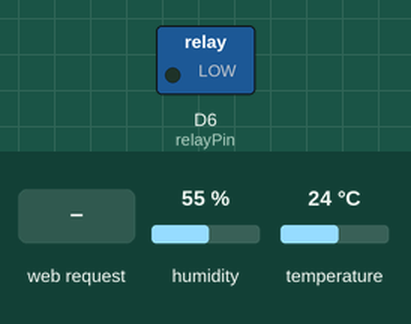
This sketch was run on a simulated ESP8266 (NodeMCU). On the bench: switched loads named in the sketch (green lamp = pin HIGH). Inputs (shaded band) come from the test bench; at power-on: humidity 55 %, temperature 24 °C. WiFi joins after 1.5 s; servers stay silent unless stated; storage starts empty; what the sketch prints to the serial monitor is not drawn.

Above: at 3.2 s.
3.3 s: HTTP request GET /on received
At 3.8 s:
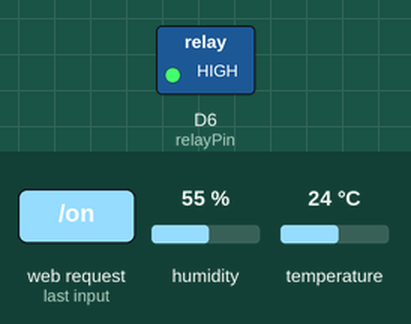
4.8 s: HTTP request GET /off received
At 5.8 s:
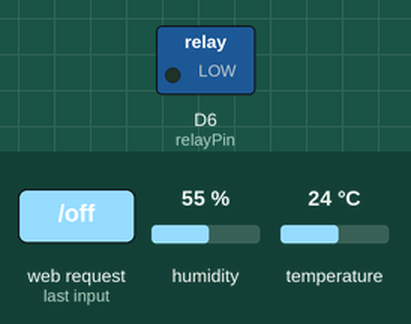
Timing chart, 0 to 7.8 s (numbered marks = the images above; inputs shaded):
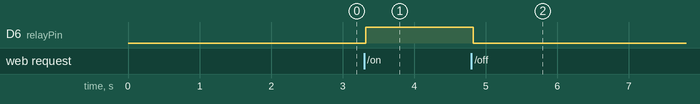

The sketch:

esp12e.ino
```cpp
#include "ESP8266WiFi.h"
#include "ESPAsyncTCP.h"
#include "ESPAsyncWebServer.h"
#include <Wire.h>
#include "SparkFunHTU21D.h"
#include <FS.h>
#define relayPin D6

const char* ssid = "SSID_NAME";
const char* password ="SSID_PASS";

AsyncWebServer server(80);

HTU21D myHumidity;

String tempValue;
String humdValue;
String relayState;

String processor(const String& var){
  if(var == "STATE"){
    if(digitalRead(relayPin)){
      relayState = "ON";
    }
    else{
      relayState = "OFF";
    }
    return relayState;
  }
  return String();
}

void setup() {
  Serial.begin(115200);
  myHumidity.begin();
  pinMode(relayPin,OUTPUT);
//  digitalWrite(relayPin,LOW);
  WiFi.begin(ssid, password);

  while (WiFi.status() != WL_CONNECTED) {
    delay(1000);
    Serial.println("Connecting to WiFi..");
  }
  SPIFFS.begin();

  Serial.println(WiFi.localIP());
  server.on("/", HTTP_GET, [](AsyncWebServerRequest *request){
    request->send(SPIFFS, "/index.html", "text/html");
  });
  server.on("/temperature", HTTP_GET, [](AsyncWebServerRequest *request){
    request->send(SPIFFS, "/temperature.html", "text/html");
  });
  server.on("/humidity", HTTP_GET, [](AsyncWebServerRequest *request){
    request->send(SPIFFS, "/humidity.html", "text/html");
  });
  server.on("/readHumidity", HTTP_GET, [](AsyncWebServerRequest *request){
    request->send(200, "text/plain",humdValue);
  });
  server.on("/readTemp", HTTP_GET, [](AsyncWebServerRequest *request){
    request->send(200, "text/plain",tempValue);
  });
  server.on("/relaymodule", HTTP_GET, [](AsyncWebServerRequest *request){
  request->send(SPIFFS, "/relaymodule.html", String(), false, processor);
});
 server.on("/on", HTTP_GET, [](AsyncWebServerRequest *request){
  digitalWrite(relayPin,HIGH);
  request->send(SPIFFS, "/relaymodule.html", String(), false, processor);
});
server.on("/off", HTTP_GET, [](AsyncWebServerRequest *request){
  digitalWrite(relayPin,LOW);
  request->send(SPIFFS, "/relaymodule.html", String(), false, processor);
});

  server.begin();

}

void loop() {
float humidity=myHumidity.readHumidity();
humdValue=String(humidity);
float temp = myHumidity.readTemperature();
tempValue=String(temp);
Serial.println(temp);
}
```

Measured:
- after the input at 3.3 s, D6 (relayPin): LOW → HIGH at once
- after the input at 4.8 s, D6 (relayPin): HIGH → LOW at once
